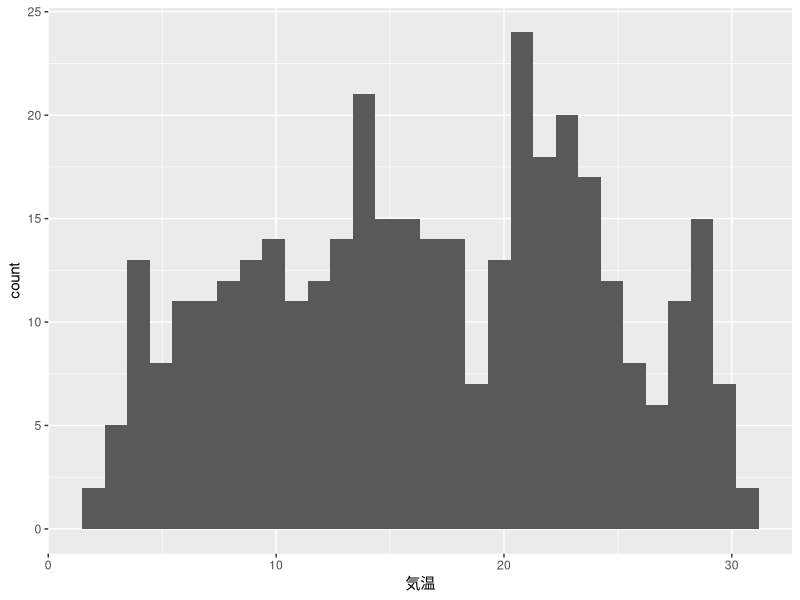
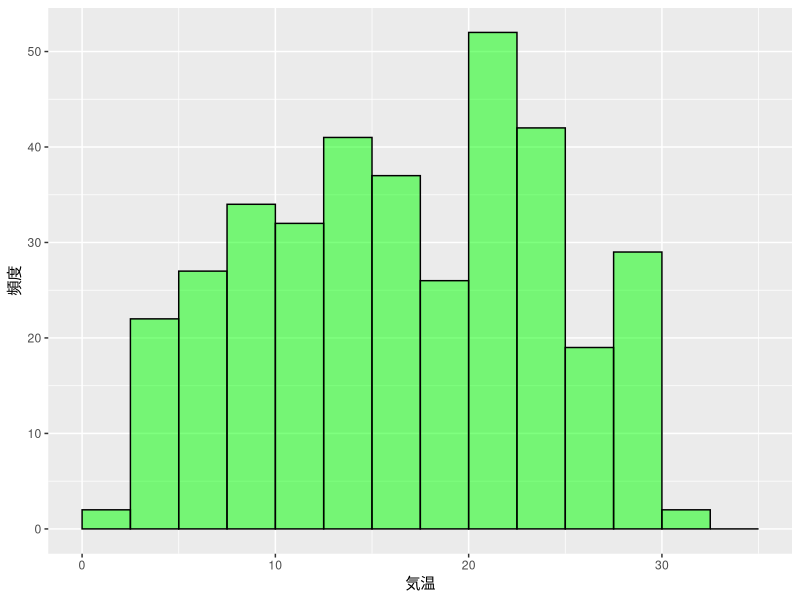
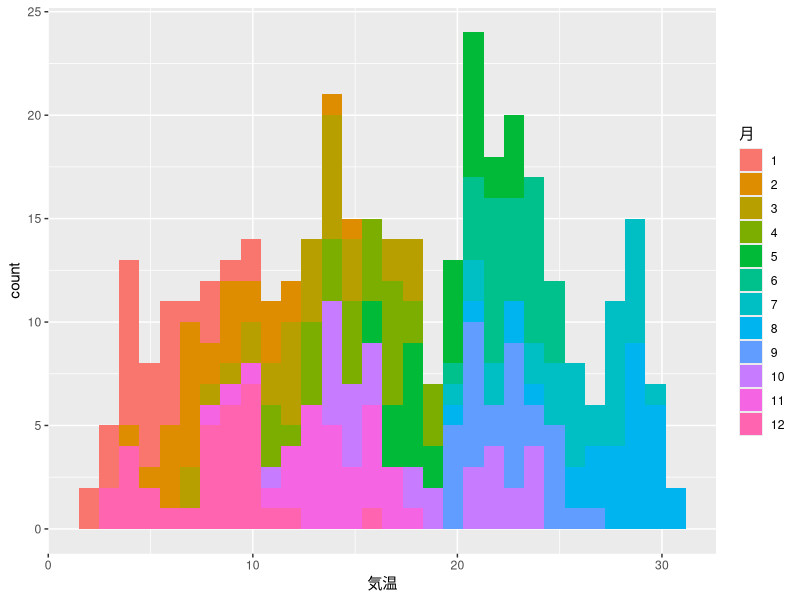
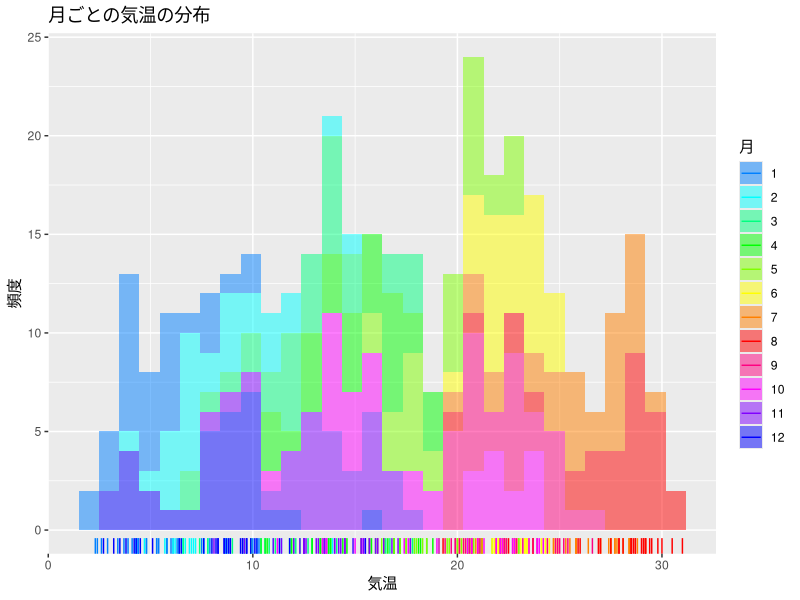
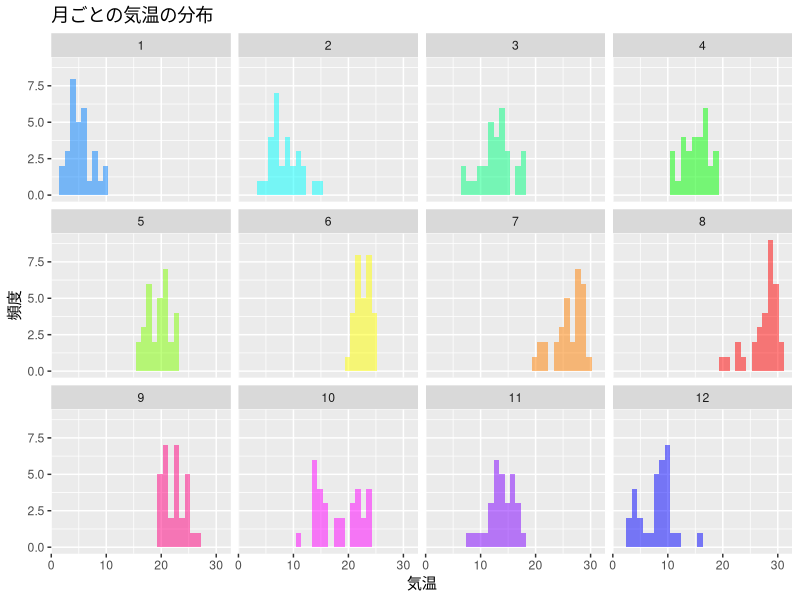

Here is the R script that generated these plots, in order:
### ヒストグラムの描画
## 気候データによる例
library(tidyverse) # ggplot2, dplyr, readr などをまとめて読み込む
kikou <- read_csv(file="kikou2021.csv",
                  locale=locale(encoding="sjis"))
## 気温のヒストグラム
ggplot(data = kikou) + 
  geom_histogram(mapping = aes(気温)) 

ggplot(kikou) + 
  geom_histogram(mapping=aes(気温),
                 breaks=seq(0, 35, by=2.5), # ビンを0から35まで刻み幅2.5で設定
                 fill="green", # 棒グラフの色
                 colour="black", # 境界の色
                 alpha=0.5) + # 透明度を上げる
  ylab("頻度") # y軸のラベル

## 月別に描画してみる
## そのまま月で分類してしまうと月を連続変数とみなして
## グラデーションで色分けしてしまうので，まずは月を
## 質的データ(区分を表すデータ)と認識させる
kikou <- kikou |> mutate(月=as.factor(月)) 
## as.factor()はデータのクラスをfactor(質的変数)に変換する関数
## パッケージforcatsの関数as_factor()も利用可能
ggplot(kikou) + 
  geom_histogram(mapping = aes(気温, fill = 月))

## もう少し見やすくする
cols <- rainbow(12)[c(8:1,12:9)] # 月ごとのイメージにあうように色を設定
kikou |>
  ggplot(aes(x=気温, fill=月)) + # 月ごとに色を変える
  geom_histogram(alpha=0.5) + # 透明度を上げる
  geom_rug(aes(colour=月)) + # データ点をrug plotで追加
  scale_fill_manual(values=cols) +
  scale_colour_manual(values=cols) +
  labs(y="頻度", title="月ごとの気温の分布")

## 別々のグラフとして表示する
kikou |>
  ggplot(aes(x=気温, fill=月)) + 
  geom_histogram(alpha=0.5, show.legend=FALSE) + 
  scale_fill_manual(values=cols) +
  labs(y="頻度", title="月ごとの気温の分布") +
  facet_wrap(~ 月) # 月ごとの別のグラフを描き並べる
